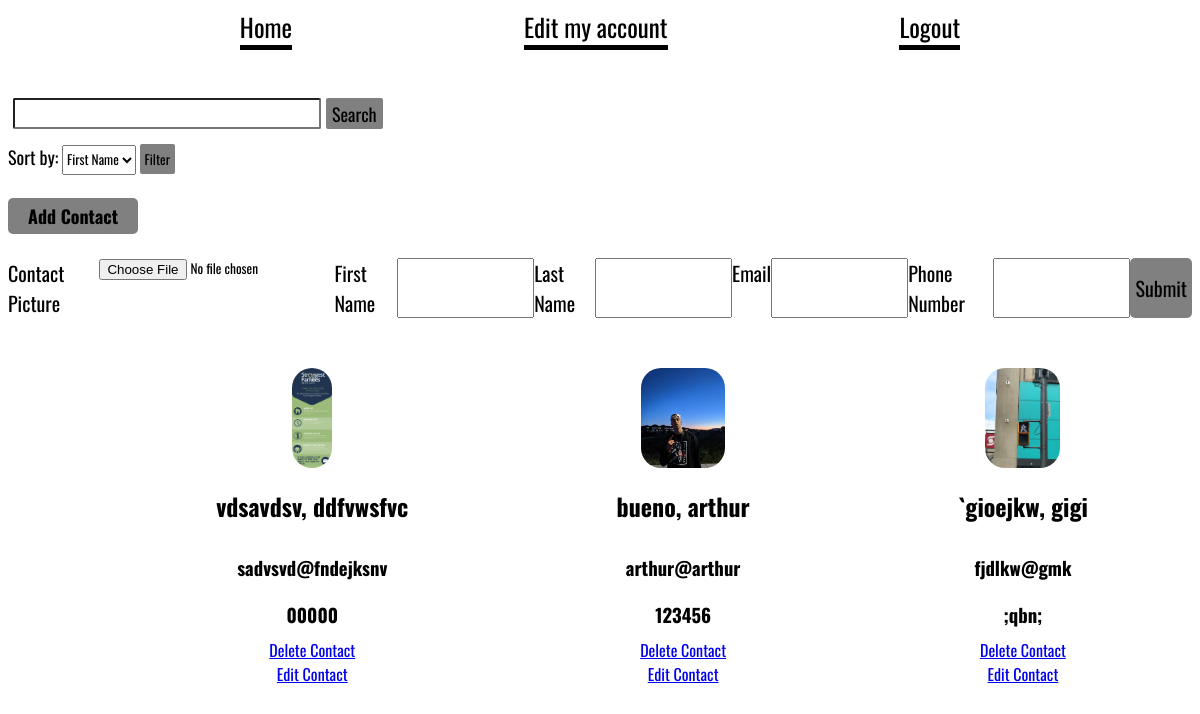
The app's page /mycontacts.php (signed in) with its own data.
### tables this page shows
CREATE TABLE IF NOT EXISTS `tbl_contacts` (
  `contact_id` int(11) NOT NULL AUTO_INCREMENT,
  `user_id` int(11) NOT NULL,
  `profile_pic` varchar(100) NOT NULL,
  `first_name` varchar(100) NOT NULL,
  `last_name` varchar(100) NOT NULL,
  `email` varchar(100) NOT NULL,
  `phone` varchar(10) NOT NULL,
  PRIMARY KEY (`contact_id`)
);

### script/contacts.php (called while the page is built, shortened)
<?php
function getAllContacts($id){
    $pdo = Database::getInstance()->getConnection();
    $get_contact_query = 'SELECT * FROM `tbl_contacts` WHERE user_id='.$id.'';
    $get_contact_set = $pdo->prepare($get_contact_query);
    $get_contact_result = $get_contact_set->execute();
    if($get_contact_result && $get_contact_set->rowCount()){
        return $get_contact_set;
    }else{
        return false;
    }
}
?>

### mycontacts.php (the view, shortened to what this page needs)
<?php
$id = $_SESSION['user_id'];
$contactList = getAllContacts($id);
?>
<!DOCTYPE html>
<html lang="en">
<head>
    <link rel="stylesheet" href="css/main.css">
</head>
<body>
    <?php require_once 'views/header.php' ;?><br><br>
    <form action="mycontacts.php" method="GET" id="search">
        <input type="text" name="search_name">
        <button>Search</button>
    </form>
    <form action="mycontacts.php" method="POST" id="filter">
        <label>Sort by:</label>
        <select name="filter" >
            <option value="first_name">First Name</option>
        </select>
            <button>Filter</button>
    </form>
    <h4 id="addContact">Add Contact</h4>
    <form action="mycontacts.php" method="POST" enctype="multipart/form-data" id="newContact">
        <label>Contact Picture</label>
        <input required type="file" name="file" id="file">
        <label>First Name</label>
        <input required type="text" name="first_name">
        <label>Last Name</label>
        <input required type="text" name="last_name">
        <label>Email</label>
        <input required type="email" name="email">
        <label>Phone Number</label>
        <input required type="phone" name="phone">
        <button name="submit">Submit</button>
    </form>
        <div class="contactList">
        <?php while($row = $contactList->fetch(PDO::FETCH_ASSOC)):?><br><br>
            <div class="contact">
            <img src="images/<?php echo $row['profile_pic'];?>" alt="<?php echo $row['first_name'];?>'s profile picture">
            <h2><?php echo $row['last_name']; ?>, <?php echo $row['first_name']; ?></h2>
            <h3><?php echo $row['email']; ?></h3>
            <h3><?php echo $row['phone']; ?></h3>
            <a href="mycontacts.php?contact_id=<?php echo $row['contact_id'];?>">Delete Contact</a>
            <a href="mycontacts.php?editContact=<?php echo $row['contact_id'];?>">Edit Contact</a>
            </div>
            <?php endwhile;?>
            </div>
</body>
</html>

### views/header.php
<nav><a href="mycontacts.php">Home</a>
<a href="editAcc.php">Edit my account</a>
<a href="logout.php">Logout
</a>
</nav>

### css/main.css (style rules this page uses)
body { font-family: "Oswald", sans-serif; }
nav { display: flex; flex-direction: row; justify-content: space-evenly; font-family: "Oswald", sans-serif; }
nav a { text-decoration: none; color: black; border-bottom: 5px solid black; font-size: 25px; }
#search { display: flex; flex-direction: row; justify-content: flex-start; }
#search input { font-family: "Oswald", sans-serif; height: 25px; width: 300px; border-radius: 2px; font-size: 18px; margin-left: 5px; }
#search button { font-family: "Oswald", sans-serif; font-size: 18px; border: none; background-color: grey; border-radius: 2px; margin-left: 5px; }
#addContact { background-color: grey; width: 120px; border-radius: 5px; text-align: center; padding: 5px; font-size: 18px; font-family: "Oswald", sans-serif; }
img { height: 100px; border-radius: 20px; }
.contactList { margin-top: 50px; display: flex; flex-direction: row; justify-content: space-evenly; flex-wrap: wrap; }
.contact { font-family: "Oswald", sans-serif; display: flex; flex-direction: column; align-items: center; }
.contact h3 { margin: 10px 0; }
#filter { margin-top: 15px; font-family: "Oswald", sans-serif; }
#filter label { font-family: "Oswald", sans-serif; font-size: 18px; }
#filter button { background-color: grey; padding: 5px; border-radius: 2px; border: none; font-family: "Oswald", sans-serif; }
#filter select { font-family: "Oswald", sans-serif; height: 30px; }
#newContact { display: flex; flex-direction: row; justify-content: space-evenly; font-size: 20px; }
#newContact input { font-family: "Oswald", sans-serif; }
#newContact button { background-color: grey; border: none; font-family: "Oswald", sans-serif; font-size: 20px; padding: 5px; border-radius: 5px; }

### records on screen
tbl_contacts: profile_pic (picture), last_name "vdsavdsv", first_name "ddfvwsfvc", email "sadvsvd@fndejksnv", phone "00000"
tbl_contacts: profile_pic (picture), last_name "bueno", first_name "arthur", email "arthur@arthur", phone "123456"
tbl_contacts: profile_pic (picture), last_name "`gioejkw", first_name "gigi", email "fjdlkw@gmk", phone ";qbn;"
